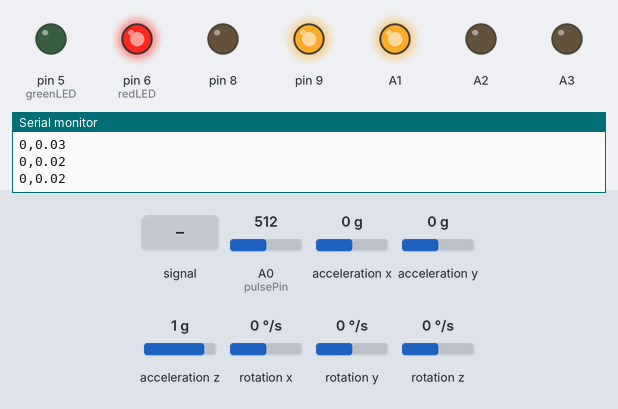
Bench run of a sketch on a simulated Arduino Uno, built with avr-gcc and run on an emulated ATmega328P. On the bench: output pins drawn as LEDs (lit = HIGH), the last lines printed to the serial monitor. Dashed ring = blinking. The inputs (shaded band) are chosen by the test bench; at power-on: A0 (pulsePin) = 512, acceleration x 0 g, acceleration y 0 g, acceleration z 1 g, rotation x 0 °/s, rotation y 0 °/s, rotation z 0 °/s.

Above: at 1.2 s.
1.3 s: A0 (pulsePin) fed a 200 Hz sine of ±81 counts around its level
At 2.26 s:
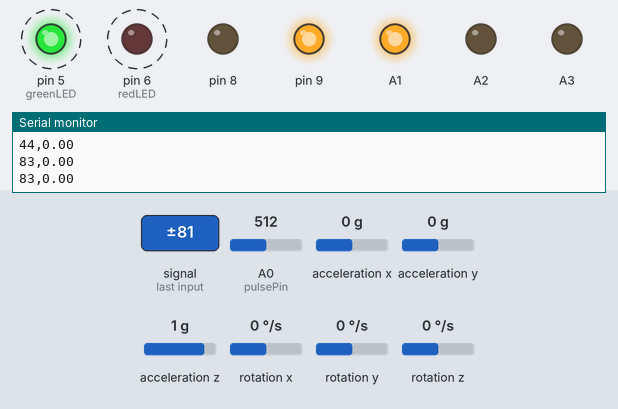
4.3 s: A0 (pulsePin) set to 560
At 4.46 s:
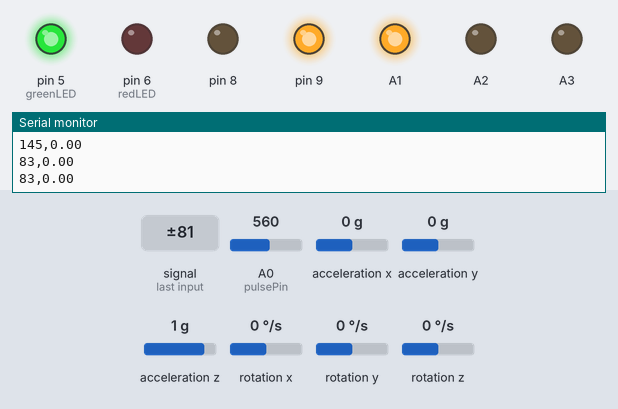
Timing chart, 0 to 7.3 s (numbered marks = the images above; inputs shaded):
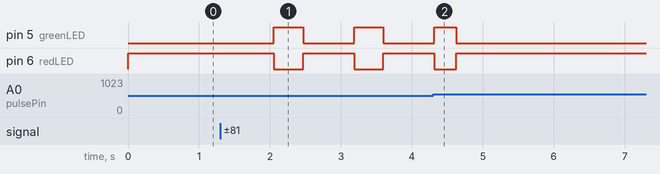

The sketch:

Focus_try_1.ino
```cpp
#include <MPU6050.h>

#include <Wire.h>
#include <MPU6050.h>   // Library to use the motion sensor

MPU6050 mpu;            // Create an object for the MPU6050 sensor

// --- Variables for motion data ---
float prevAx = 0, prevAy = 0, prevAz = 0;  // Store previous acceleration values
float motionSmooth = 0;                    // Filtered/smoothed motion value

// --- Pulse sensor setup ---
int pulsePin = A0;        // Signal pin connected to A0
int signal;               // To store current pulse sensor value

// --- Adjustable sensitivity levels ---
float motionThreshold = 0.32;   // Higher = less sensitive to movement
int pulseThreshold = 550;       // Higher = less sensitive to heartbeats

// --- LEDs ---
int greenLED = 5;   // Green LED → focused
int redLED = 6;     // Red LED → distracted

// --- Heartbeat calculation helpers ---
unsigned long lastBeatTime = 0;
int bpm = 0;

void setup() {
  Serial.begin(9600);     // For debugging and data display
  Wire.begin();           // Start I2C communication for MPU6050
  mpu.initialize();       // Initialize the motion sensor

  pinMode(greenLED, OUTPUT);
  pinMode(redLED, OUTPUT);
  pinMode(pulsePin, INPUT);
  pinMode(A2, OUTPUT);
  pinMode(A3, OUTPUT);
  pinMode(A1, OUTPUT);
  pinMode(8,OUTPUT);
  pinMode(9,OUTPUT);

  digitalWrite(8,LOW);
  digitalWrite(9, HIGH);
  digitalWrite(A1, HIGH);
  digitalWrite(A2, LOW);
  digitalWrite(A3, LOW);

  Serial.println("Focus Tracker Started!");
}

void loop() {
  unsigned long currentTime = millis();  // Track time in milliseconds

  // --- 1️⃣ READ MOTION DATA ---
  int16_t ax, ay, az;
  mpu.getAcceleration(&ax, &ay, &az);  // Get acceleration values from sensor

  // Convert raw data into "g" units
  float fax = ax / 16384.0;
  float fay = ay / 16384.0;
  float faz = az / 16384.0;

  // Calculate total movement difference from previous reading
  float motionDiff = abs(fax - prevAx) + abs(fay - prevAy) + abs(faz - prevAz);

  // Apply a smoothing filter to ignore tiny jitters
  motionSmooth = motionSmooth * 0.8 + motionDiff * 0.2;

  // Store current readings for next loop
  prevAx = fax;
  prevAy = fay;
  prevAz = faz;

  // --- 2️⃣ READ PULSE SENSOR DATA ---
  signal = analogRead(pulsePin);  // Get analog value (0–1023)

  // Detect a heartbeat when signal crosses threshold
  if (signal > pulseThreshold && (currentTime - lastBeatTime) > 300) {
    bpm = 60000 / (currentTime - lastBeatTime);  // Calculate BPM
    lastBeatTime = currentTime;                  // Save beat time
  }

  // --- 3️⃣ DECIDE IF USER IS DISTRACTED ---
  bool distracted = false;

  // If movement too high → distracted
  if (motionSmooth > motionThreshold) distracted = true;
  if (motionSmooth < motionThreshold) distracted = false;
  // If heartbeat too high or too low → stressed or tired
  if (bpm > 110 || bpm < 50) distracted = true;

  // --- 4️⃣ CONTROL LED OUTPUT ---
  if (distracted) {
    digitalWrite(redLED, HIGH);     // Red ON (distracted)
    digitalWrite(greenLED, LOW);
    //Serial.print("Focus Bro");
    //Serial.println(motionSmooth);
      // Green OFF
  } else {
    digitalWrite(redLED, LOW);      // Red OFF
    digitalWrite(greenLED, HIGH);
    //Serial.print("Good Job"); // Green ON (focused)
  }

  // --- 5️⃣ OPTIONAL: DISPLAY DATA ON SERIAL MONITOR ---
 // Serial.print("BPM: ");
  //Serial.print(bpm);
  //Serial.print("Motion:");
  //Serial.println(motionSmooth);
  Serial.print(bpm);
  Serial.print(",");
  Serial.println(motionSmooth);


  delay(100); // Short delay for stable readings
}
```

Measured:
- after the input at 1.3 s, pin 5 (greenLED): alternates HIGH for 0.41 s and LOW for 0.72 s, starting after 0.76 s; pin 6 (redLED): alternates HIGH for 0.72 s and LOW for 0.41 s, starting after 0.76 s
